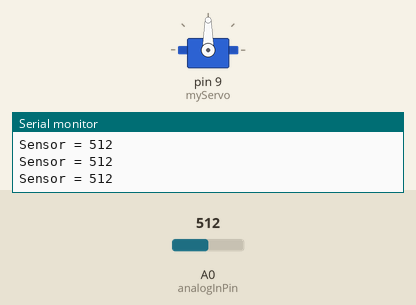
Bench run of a sketch on a simulated Arduino Uno, built with avr-gcc and run on an emulated ATmega328P. On the bench: servo, the last lines printed to the serial monitor. The inputs (shaded band) are chosen by the test bench; at power-on: A0 (analogInPin) = 512.

Above: at 1.2 s.
1.3 s: A0 (analogInPin) set to 443
At 2.1 s:
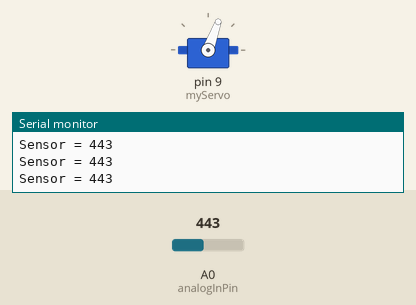
2.8 s: A0 (analogInPin) set to 306
At 3.2 s:
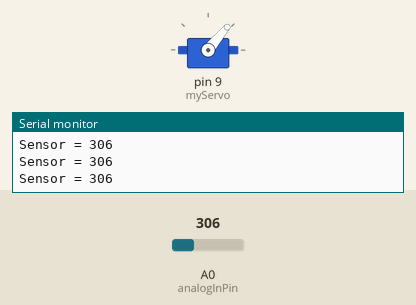
4.3 s: A0 (analogInPin) set to 122
At 5.5 s:
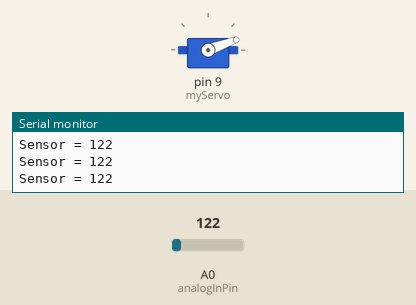
5.8 s: A0 (analogInPin) set to 91
At 6.6 s:
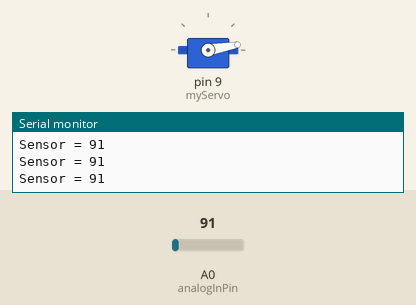
7.3 s: A0 (analogInPin) set to 716
At 7.8 s:
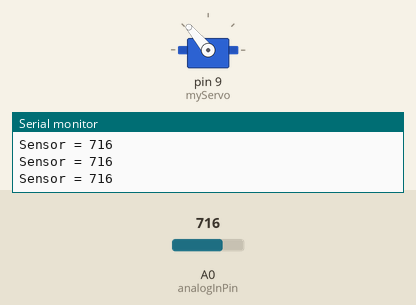
8.8 s: A0 (analogInPin) set to 511
At 10.1 s:
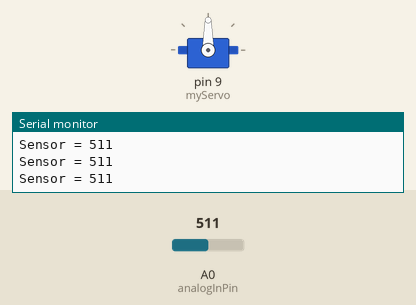
Timing chart, 0 to 11.8 s (numbered marks = the images above; inputs shaded):
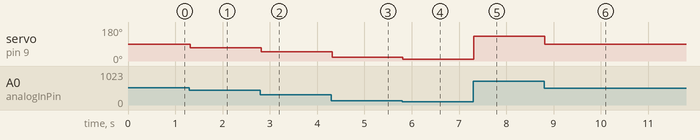

Measured:
- after the input at 1.3 s, servo on pin 9 (myServo): 90° → 70° at once
- after the input at 2.8 s, servo on pin 9 (myServo): 70° → 50° at once
- after the input at 4.3 s, servo on pin 9 (myServo): 50° → 20° at once
- after the input at 5.8 s, servo on pin 9 (myServo): 20° → 10° at once
- after the input at 7.3 s, servo on pin 9 (myServo): 10° → 130° at once
- after the input at 8.8 s, servo on pin 9 (myServo): 130° → 90° at once

The sketch:

Servo_3_AnalogKnob.ino
```cpp
#include <Servo.h>
Servo myServo;

const int analogInPin = A0;
int sensorValue = 0;
int pos = 0;

void setup() {
  Serial.begin(9600);
  myServo.attach(9);
}

void loop() {
  sensorValue = analogRead(analogInPin);

  Serial.print("Sensor = ");
  Serial.println(sensorValue);

  if (sensorValue >= 966) {
    myServo.write(180);

  } else if (sensorValue >= 909  && sensorValue < 966) {
    myServo.write(170);

  } else if (sensorValue >= 852  && sensorValue < 909) {
    myServo.write(160);

  } else if (sensorValue >= 795  && sensorValue < 852) {
    myServo.write(150);

  } else if (sensorValue >= 738  && sensorValue < 795) {
    myServo.write(140);

  } else if (sensorValue >= 681  && sensorValue < 738) {
    myServo.write(130);

  } else if (sensorValue >= 624  && sensorValue < 681) {
    myServo.write(120);

  } else if (sensorValue >= 567  && sensorValue < 624) {
    myServo.write(110);

  } else if (sensorValue >= 510  && sensorValue < 567) {
    myServo.write(90);

  } else if (sensorValue >= 453  && sensorValue < 510) {
    myServo.write(80);

  } else if (sensorValue >= 396  && sensorValue < 453) {
    myServo.write(70);

  } else if (sensorValue >= 339  && sensorValue < 396) {
    myServo.write(60);

  } else if (sensorValue >= 282  && sensorValue < 339) {
    myServo.write(50);

  } else if (sensorValue >= 225  && sensorValue < 282) {
    myServo.write(40);

  } else if (sensorValue >= 168  && sensorValue < 225) {
    myServo.write(30);

  } else if (sensorValue >= 111  && sensorValue < 168) {
    myServo.write(20);

  } else if (sensorValue >= 54  && sensorValue < 111) {
    myServo.write(10);

  } else {
    myServo.write(0);
  }
  delay(2);
}
```
